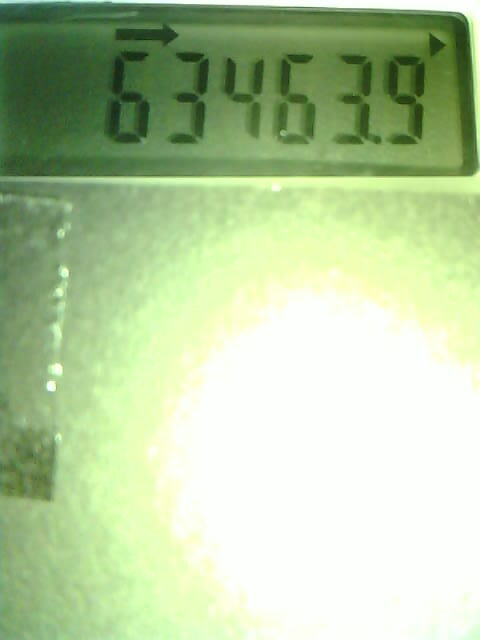
#> input picture detecting-and-ocring-digits/pic_1644164401.jpg, 480 x 640 px
$ python ocr_test2.py
#> lines starting #> are read from the running program, lines starting #| are printed output that depends on the picture; after the words box and inside, x2 and y2 are one past the last pixel; in counts of white or black regions, pixels touching at a corner belong together
# https://stackoverflow.com/questions/37745519/use-pytesseract-ocr-to-recognize-text-from-an-image
# #

import cv2
import pytesseract

# pytesseract.pytesseract.tesseract_cmd = r"C:\Program Files\Tesseract-OCR\tesseract.exe"

# Grayscale, Gaussian blur, Otsu's threshold
image = cv2.imread("pic_1644164401.jpg", 1)
#> image is the input picture: shape (640, 480, 3); mean B, G, R 161.8, 204.4, 182.5
# image = cv2.imread("sample4.jpg", 1)
cv2.imshow('image', image)
cv2.waitKey()
gray = cv2.cvtColor(image, cv2.COLOR_BGR2GRAY)
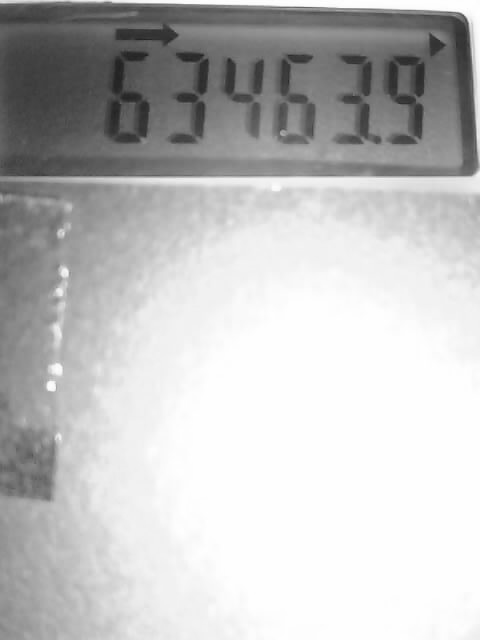
#> gray: shape (640, 480); min 32, max 255, mean 193
cv2.imshow('gray', gray)
cv2.waitKey()
blur = cv2.GaussianBlur(gray, (3,3), 0)
cv2.imshow('blur', blur)
cv2.waitKey()
thresh = cv2.threshold(blur, 0, 255, cv2.THRESH_BINARY_INV + cv2.THRESH_OTSU)[1]
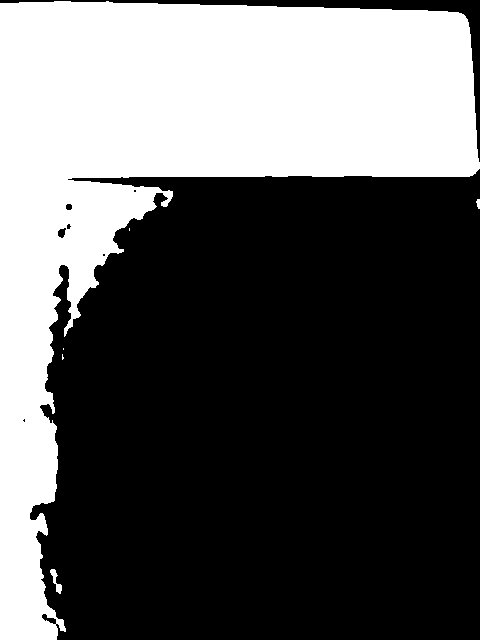
#> thresh: shape (640, 480); 36.7% white; 6 white regions (3 under 20 px), largest, box (x1, y1, x2, y2) and area: (0, 1, 480, 640) 112556, (50, 569, 62, 594) 116, (476, 199, 480, 209) 30
cv2.imshow('thresh', thresh)
cv2.waitKey()

# Morph open to remove noise and invert image
kernel = cv2.getStructuringElement(cv2.MORPH_RECT, (3,3))
opening = cv2.morphologyEx(thresh, cv2.MORPH_OPEN, kernel, iterations=1)
#> opening: shape (640, 480); 36.7% white; 5 white regions, box (x1, y1, x2, y2) and area: (0, 1, 480, 640) 112398, (161, 191, 173, 207) 116, (50, 569, 57, 583) 61, (56, 584, 62, 593) 49, (477, 199, 480, 209) 28
cv2.imshow('opening', opening)
cv2.waitKey()
invert = 255 - opening

# Perform text extraction
#> (the run stopped early here; a loop or call above may not have finished)

$ run again, with detecting-and-ocring-digits/pic_1644163826.jpg copied over detecting-and-ocring-digits/pic_1644164401.jpg
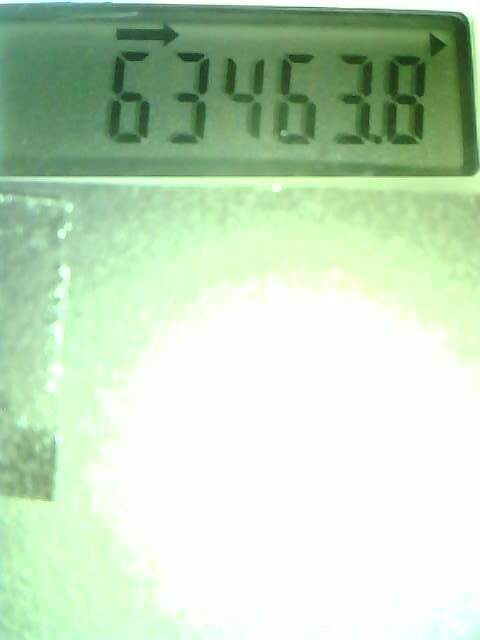
#> input picture detecting-and-ocring-digits/pic_1644163826.jpg, 480 x 640 px
#> image is the input picture: shape (640, 480, 3); mean B, G, R 189, 218.5, 193.2
#> `gray = cv2.cvtColor(image, cv2.COLOR_BGR2GRAY)`:
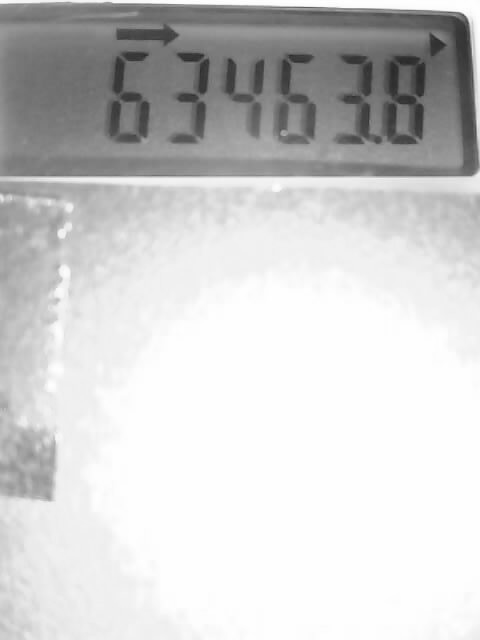
#> gray: shape (640, 480); min 39, max 255, mean 207.5
#> `thresh = cv2.threshold(blur, 0, 255, cv2.THRESH_BINARY_INV + cv2.THRES..`:
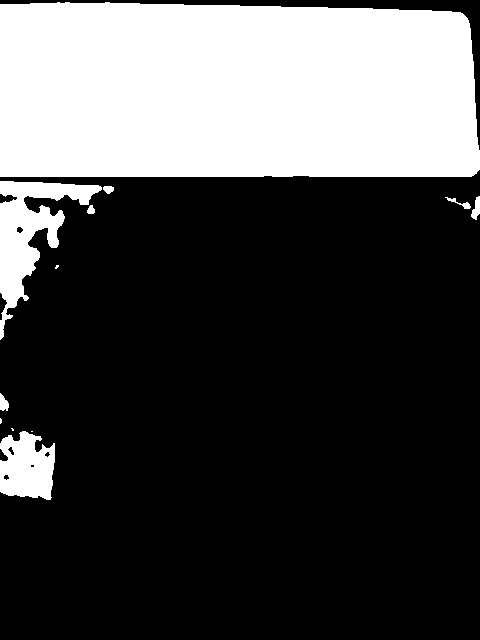
#> thresh: shape (640, 480); 29.3% white; 12 white regions (4 under 20 px), largest, box (x1, y1, x2, y2) and area: (0, 2, 480, 177) 81123, (0, 181, 102, 340) 5504, (0, 431, 55, 500) 2925
#> opening: shape (640, 480); 29.3% white; 10 white regions (1 under 20 px), largest, box (x1, y1, x2, y2) and area: (0, 2, 480, 177) 81123, (0, 181, 102, 339) 5485, (0, 431, 55, 500) 2912

$ run again, with detecting-and-ocring-digits/pic_1644164410.jpg copied over detecting-and-ocring-digits/pic_1644164401.jpg
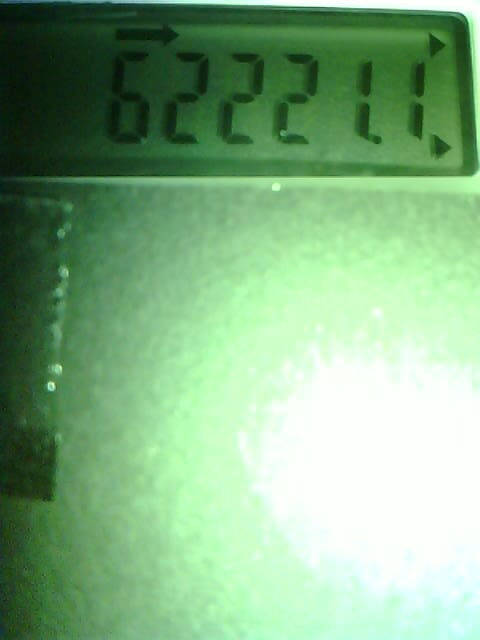
#> input picture detecting-and-ocring-digits/pic_1644164410.jpg, 480 x 640 px
#> image is the input picture: shape (640, 480, 3); mean B, G, R 132.3, 174.9, 131.2
#> `gray = cv2.cvtColor(image, cv2.COLOR_BGR2GRAY)`:
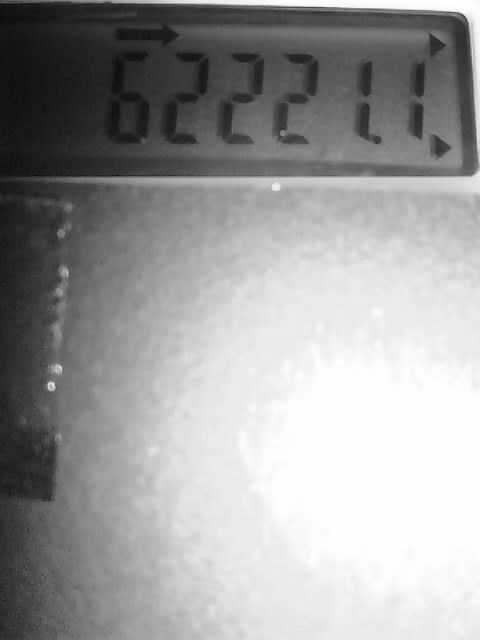
#> gray: shape (640, 480); min 12, max 255, mean 157
#> `thresh = cv2.threshold(blur, 0, 255, cv2.THRESH_BINARY_INV + cv2.THRES..`:
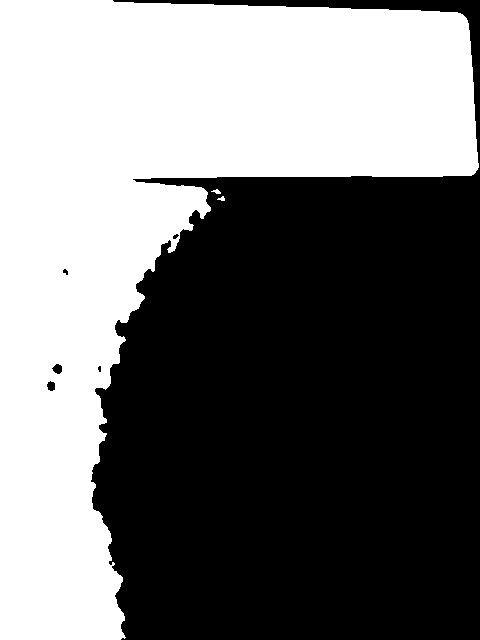
#> thresh: shape (640, 480); 45.5% white; 3 white regions, box (x1, y1, x2, y2) and area: (0, 0, 479, 640) 139831, (211, 189, 221, 194) 28, (217, 196, 225, 201) 24
#> opening: shape (640, 480); 45.5% white; 3 white regions (2 under 20 px), largest, box (x1, y1, x2, y2) and area: (0, 0, 479, 640) 139796
